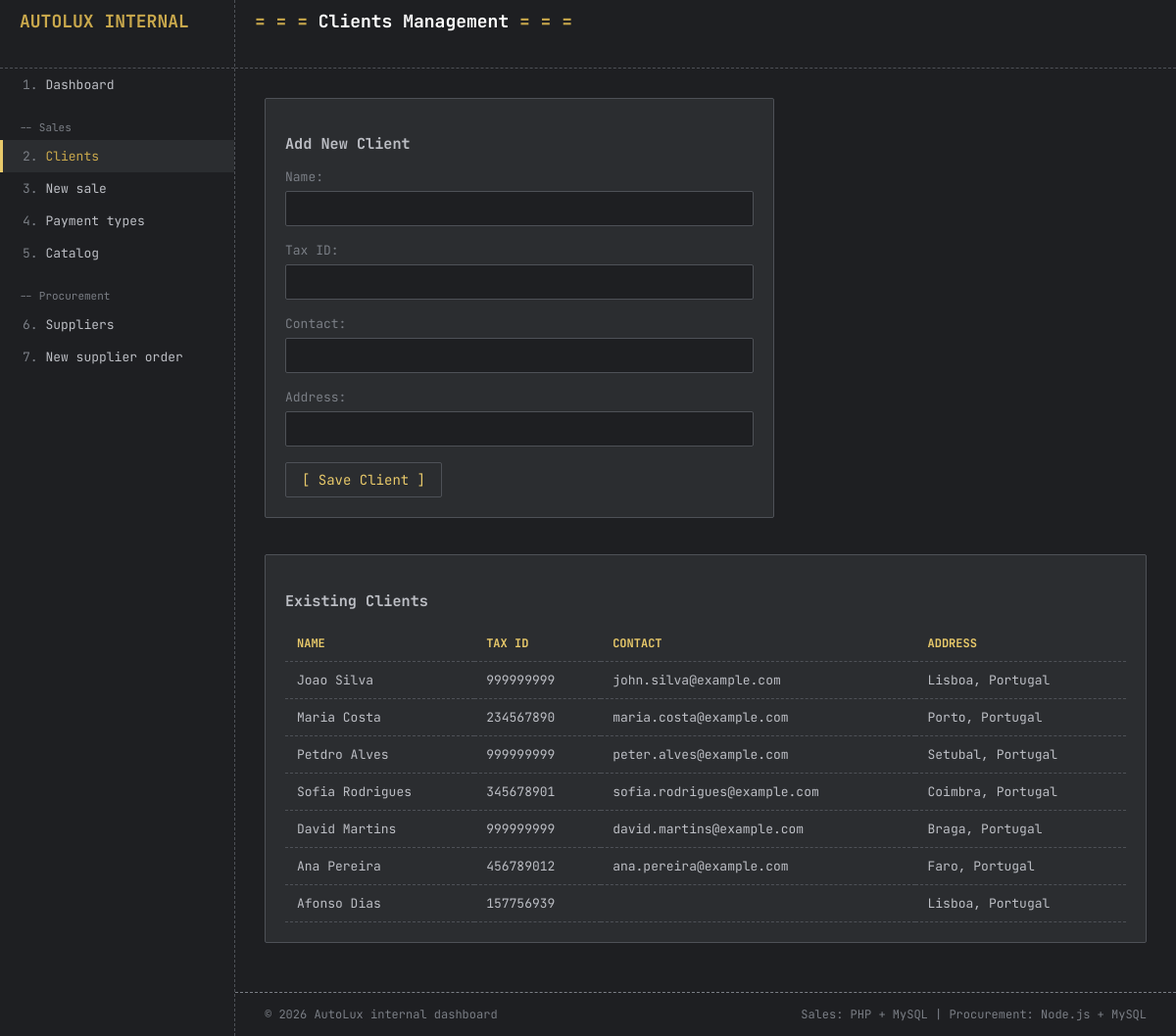
/Presentation/clients.php, run on the app's committed database.
### tables this page shows
CREATE TABLE `clients` (
  `id` int(11) NOT NULL AUTO_INCREMENT,
  `name` varchar(100) NOT NULL,
  `tax_id` varchar(20) DEFAULT NULL,
  `email` varchar(100) DEFAULT NULL,
  `phone` varchar(20) DEFAULT NULL,
  `address` varchar(200) DEFAULT NULL,
  PRIMARY KEY (`id`),
  UNIQUE KEY `email` (`email`)
);

### Sales_backend/CRUD/clients_crud.php (called while the page is built, shortened)
<?php
function getAllClients($pdo){
    $cmdRead = $pdo->query("select id, name, tax_id, email, phone, address from clients");
    $allClients = $cmdRead->fetchAll();
    return $allClients;
}
?>

### Presentation/clients.php (the view, shortened to what this page needs)
<?php
require_once "../Sales_backend/db.php";
require_once "../Sales_backend/crud/clients_crud.php";
$clients = getAllClients($pdo);
require_once "header.php";
?>
<div class="card form-card">
    <h3>Add New Client</h3>
    <form id="client-form">
        <div class="form-group">
            <label>Name</label>
            <input type="text" id="name" required>
        </div>
        <div class="form-group">
            <label>Tax ID</label>
            <input type="text" id="tax_id" required>
        </div>
        <div class="form-group">
            <label>Contact</label>
            <input type="text" id="contact">
        </div>
        <div class="form-group">
            <label>Address</label>
            <input type="text" id="address">
        </div>
        <button type="submit" class="btn">Save Client</button>
    </form>
</div>
<br>
<div class="card">
    <h3>Existing Clients</h3>
    <table class="data-table">
        <thead>
            <tr>
                <th>Name</th>
                <th>Tax ID</th>
                <th>Contact</th>
                <th>Address</th>
            </tr>
        </thead>
        <tbody>
            <?php if (!empty($clients)) { ?>
                <?php foreach ($clients as $client) { ?>
                    <tr>
                        <td><?php echo htmlspecialchars($client["name"] ?? ''); ?></td>
                        <td><?php echo htmlspecialchars($client["tax_id"] ?? ''); ?></td>
                        <td><?php echo htmlspecialchars($client["email"] ?? ''); ?></td>
                        <td><?php echo htmlspecialchars($client["address"] ?? ''); ?></td>
                    </tr>
                <?php } ?>
            <?php } else { ?>
                <tr>
                    <td colspan="4">No clients found.</td>
                </tr>
            <?php } ?>
        </tbody>
    </table>
</div>
<?php require_once "footer.php"; ?>

### Presentation/css/style.css (style rules this page uses)
* { box-sizing: border-box; }
:root { --primary-color: #1e1f22; --secondary-color: #2b2d30; --tertiary-color: ; --text-primary: #bcbec4; --text-secondary: #7a7e85; --text-tertiary: ; --accent-gold: #c9a84c; --accent-gold-light: #e8c96a; --border-color: #4e5157; }
body { margin: 0; font-family: 'JetBrains Mono', Consolas, 'Courier New', monospace; font-size: 13px; background-color: var(--primary-color); color: var(--text-primary); }
.card { background-color: var(--secondary-color); border: 1px solid var(--border-color); border-radius: 2px; padding: 20px; margin-bottom: 20px; }
.data-table { width: 100%; border-collapse: collapse; }
.data-table th { text-align: left; color: var(--accent-gold-light); text-transform: uppercase; font-size: 12px; padding: 10px 12px; border-bottom: 1px dashed var(--border-color); }
.data-table td { padding: 10px 12px; border-bottom: 1px dashed var(--border-color); }
.form-card { max-width: 520px; }
.form-group { margin-bottom: 16px; }
.form-group label { display: block; color: var(--text-secondary); margin-bottom: 6px; }
.form-group label::after { content: ':'; }
input, select { width: 100%; padding: 8px 10px; border: 1px solid var(--border-color); border-radius: 2px; font-family: inherit; font-size: 14px; background-color: var(--primary-color); color: #bcbec4; }
.btn { display: inline-block; padding: 8px 16px; background-color: transparent; color: var(--accent-gold-light); border: 1px solid var(--border-color); border-radius: 2px; font-family: inherit; font-size: 14px; cursor: pointer; text-decoration: none; }
.btn::before { content: '[ '; }
.btn::after { content: ' ]'; }

### data on the page
clients: name "Joao Silva", tax "999999999", email "john.silva@example.com", address "Lisboa, Portugal"
clients: name "Maria Costa", tax "234567890", email "maria.costa@example.com", address "Porto, Portugal"
clients: name "Petdro Alves", tax "999999999", email "peter.alves@example.com", address "Setubal, Portugal"
clients: name "Sofia Rodrigues", tax "345678901", email "sofia.rodrigues@example.com", address "Coimbra, Portugal"
clients: name "David Martins", tax "999999999", email "david.martins@example.com", address "Braga, Portugal"
clients: name "Ana Pereira", tax "456789012", email "ana.pereira@example.com", address "Faro, Portugal"
clients: name "Afonso Dias", tax "157756939", address "Lisboa, Portugal"

### other printed values
$pageTitle "Clients Management"
